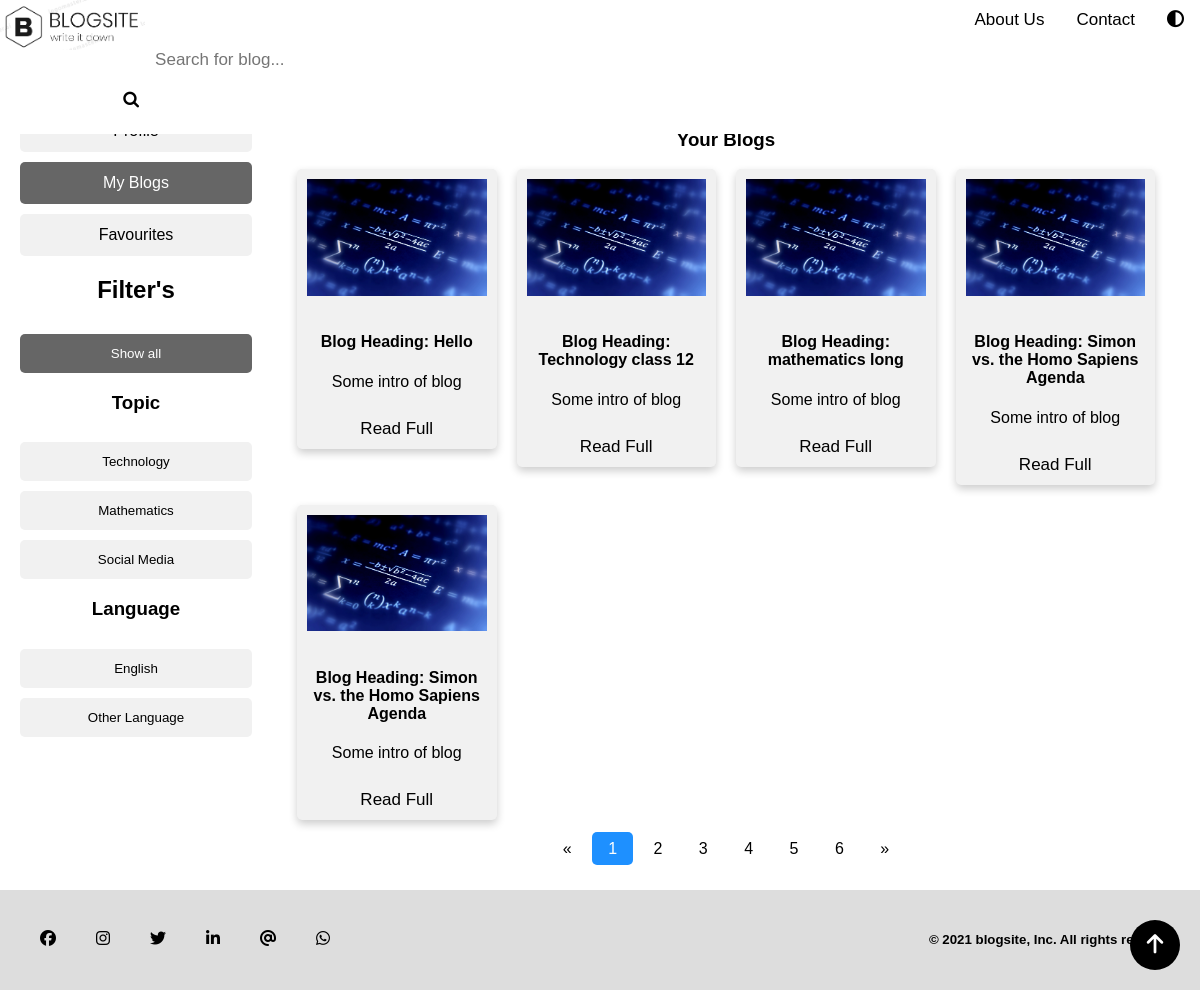
The page /myblogs/ (signed in) on the database its author committed.
### homepage/models.py (models this page shows)
class BlogPost(models.Model):
    opt = [
        ("Technology", "Technology"),
        ('Mathematics', "Mathematics"),
        ("Social Media", "Social Media")
    ]
    author = models.ForeignKey(User, default=None, on_delete=models.CASCADE)
    title = models.CharField(max_length=30)
    editor = RichTextField()
    topic = models.CharField(choices=opt, max_length=25)
    time = models.DateField(default=now)
    slug = models.CharField(max_length=130)
    def __str__(self):
        return self.title + '|' + str(self.author)

### homepage/views.py (the view)
# urls.py: path('myblogs/', views.ViewBlogs, name="Views")
def ViewBlogs(request):
    if request.user.is_authenticated:
        print("Yess")
        user = request.user.username
        print(user)
        num_post = BlogPost.objects.filter(author=request.user.id).count()
        print(num_post)
        blogs = BlogPost.objects.filter(author=request.user.id)
        print("output", blogs)
    print(blogs)
    return render(request, "user_blog.html", {'blog': blogs, 'user':user })

### templates/user_blog.html (shortened to what this page needs)
{% load static %}
<!DOCTYPE html>
<html lang="en">
  <head>
    <link rel="stylesheet" type="text/css" href="{% static 'styles/user-blog_style.css' %}">
    <link rel="stylesheet" href="https://cdnjs.cloudflare.com/ajax/libs/font-awesome/4.7.0/css/font-awesome.min.css">
  </head>
  <body onload="loadingfunction()">
    <div class="navbar" id="myTopnav">
      <a href="/" class="logo"><img src="{% static 'images/logo1.png' %}" style="width: 100%"></a>
      <button onclick="myFunction()"><i class="fas fa-adjust"></i></button>
      <a href="/contact">Contact</a>
      <a href="/about"">About Us</a>
      <form class="example" action="#">
        <input type="text" placeholder="Search for blog..." name="search bar">
        <button type="submit"><i class="fa fa-search"></i></button>
      </form>
    </div>
    <div class="row">
      <div class="filterleftside">
        <div>
          <a class="btn" href="/user/profile"> Profile</a>
          <a class="btn active1" href="user_blog.html"> My Blogs</a>
          <a class="btn" href="/user/favourites"> Favourites</a>
        </div>
        <h2 style="text-align: center;">Filter's</h2>
          <div id="myBtnContainer">
            <button class="btn active" onclick="filterSelection('all')"> Show all</button>
            <h3 style="text-align: center;">Topic</h3>
            <button class="btn" onclick="filterSelection('tech')"> Technology</button>
            <button class="btn" onclick="filterSelection('math')"> Mathematics</button>
            <button class="btn" onclick="filterSelection('social')"> Social Media</button>
            <h3 style="text-align: center;">Language</h3>
            <button class="btn" onclick="filterSelection('english')"> English</button>
            <button class="btn" onclick="filterSelection('other')"> Other Language</button>
          </div>
      </div>
      <div class="rightcolumn">
        <div class="card">
          <div class="row2">
            <h3 style="text-align: center;">Your Blogs</h3>
            {% for bl in blog %}
            <div class="column2 filterDiv english tech">
              <div class="card2">
                <img src="{% static 'images/2.jpg' %}" alt="Avatar" style="width:100%">
                <div class="container">
                  <h4><b>Blog Heading: {{bl.title }}</b></h4>
                  <p>Some intro of blog</p>
                </div>
                <a href="blog.html">Read Full</a>
              </div>
            </div>
            {% endfor %}
          </div>
          <div class="pagination">
            <a href="#">&laquo;</a>
            <a class="active" href="#1">1</a>
            <a href="#2">2</a>
            <a href="#3">3</a>
            <a href="#4">4</a>
            <a href="#5">5</a>
            <a href="#6">6</a>
            <a href="#">&raquo;</a>
          </div>
        </div>
      </div>
    </div>
    <div class="footer" >
      <a href="#"><i class="fab fa-facebook"></i></a>
      <a href="#"><i class="fab fa-instagram"></i></a>
      <a href="#"><i class="fab fa-twitter"></i></a>
      <a href="#"><i class="fab fa-linkedin-in"></i></a>
      <a href="#"><i class="fas fa-at"></i></a>
      <a href="#"><i class="fab fa-whatsapp"></i></a>
      <h5>&copy; <script>document.write(new Date().getFullYear())</script> blogsite, Inc. All rights reserved.</h5>
    </div>
    <a class="gotopbtn" href="#"> <i class="fas fa-arrow-up"></i> </a>
  </body>
</html>

### static/styles/user-blog_style.css (style rules this page uses)
* { box-sizing: border-box; }
body { font-family: Arial; background: white; margin: 0; position: relative; padding-bottom: 91.78px; min-height: 100vh; }
.gotopbtn { position: fixed; width: 50px; height: 50px; background: black; bottom: 20px; right: 20px; border-radius: 50%; text-decoration: none; text-align: center; line-height: 50px; color: white; font-size: 22px; }
html { scroll-behavior: smooth; }
.navbar { overflow: hidden; background-color:white; position: fixed; top: 0; width: 100%; z-index: 50; }
.navbar button { float: right; display: block; color: black; text-align: center; padding: 10px 16px; text-decoration: none; font-size: 17px; border: 0 transparent; background-color: transparent; border-radius: 5px; }
.navbar a { float: right; display: block; color: black; text-align: center; padding: 10px 16px; text-decoration: none; font-size: 17px; border-radius: 5px; }
.navbar .logo { float: left; padding: 0; border: 0; }
.navbar .logo img { width: 100%; height: 50PX; border-radius: 5px; }
form.example { margin:auto; max-width:25vw; }
form.example input[type=text] { padding: 10px; font-size: 17px; border: 1px transparent; border-bottom: 1px black; float: left; width: 80%; background: white; }
form.example button { float: left; width: 20%; padding: 10px; background: white; color: black; font-size: 17px; border: 1px transparent; border-left: none; cursor: pointer; border-radius: 5px; }
form.example::after { content: ""; clear: both; display: table; }
@media screen and (max-width: 1270px) { .navbar .example { float: none; display: block; text-align: left; width: 100%; margin: 0; padding: 14px; max-width: 100% } }
@media screen and (max-width: 1270px) { .navbar input[type=text] { border: 1px solid #ccc; } }
.row { padding: 20px; }
.row:after { content: ""; display: table; clear: both; }
.filterleftside { width: 20%; float: left; margin-top: 50px; }
.filterDiv { display: none; }
.show { display: block; }
.filterleftside a { width: 100%; display: block; color: black; text-decoration: none; text-align: center; }
.btn { border: none; outline: none; padding: 12px 16px; background-color: #f1f1f1; cursor: pointer; width: 100%; border-radius: 5px; margin-top: 10px; }
.btn.active { background-color: #666; color: white; }
.btn.active1 { background-color: #666; color: white; }
@media screen and (max-width: 1270px) { .filterleftside { margin-top: 80px; } }
.rightcolumn { float: left; width: 80%; padding-left: 20px; }
@media screen and (max-width: 1270px) { .rightcolumn { margin-top: 50px; } }
.card { background-color: white; padding: 20px; margin-top: 20px; }
.row2 { margin: 0 -5px; }
.row2:after { content: ""; display: table; clear: both; }
.column2 { float: left; width: 25%; padding: 0 10px; margin-bottom: 20px; }
.card2 { box-shadow: 0 4px 8px 0 rgba(0, 0, 0, 0.2); text-align: center; background-color: #f1f1f1; border-radius: 5px; }
.card2 a { width: 100%; display: block; color: black; text-align: center; padding: 10px 16px; text-decoration: none; font-size: 17px; border-radius: 5px; }
.card2 img { padding: 10px; }
.container { padding: 2px 16px; overflow: hidden; }
.pagination { width: 100%; text-align: center; }
.pagination a { color: black; float: none; padding: 8px 16px; text-decoration: none; transition: background-color .3s; border-radius: 5px; }
.pagination a.active { background-color: dodgerblue; color: white; }
.footer { padding: 20px; text-align: right; background: #ddd; position: absolute; bottom: 0; width: 100%; }
.footer a { float:left; padding: 20px; color: black; }

### rows shown on the page
BlogPost: title "Hello"
BlogPost: title "Technology class 12"
BlogPost: title "mathematics long"
BlogPost: title "Simon vs. the Homo Sapiens Agenda"
BlogPost: title "Simon vs. the Homo Sapiens Agenda"
